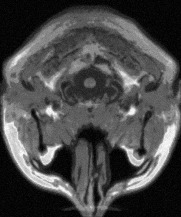
%> input picture Brain.jpeg, 181 x 217 px
$ octave main.m   (GNU Octave 9; MATLAB toolbox functions it lacks are replaced by stand-ins)
%> lines starting %> are read from the running program, lines starting %| are printed output that depends on the picture; in (x1, y1, x2, y2) boxes, pixels count from 0 and x2, y2 are one past the last pixel; in counts of white or black regions, pixels touching at a corner belong together; the program's own positions count from 1
%> further down, I is the input picture: size 217x181x3 uint8; min 0, max 255, mean 73
### Harshitslic.m
function [l,d] = Harshitslic(im, k, wt, med_win, itr)
%> called with k = 20, wt = 10, med_win = 3, itr = 10
    %fprintf('%d %d %d %d %d',k,wt,sr,med_win,itr);
    [rs, cs, chan] = size(im);
%> rs = 217; cs = 181; chan = 3
    im = rgb2lab(im);
%> im: size 217x181x3 double; mean of channels 1, 2, 3 30.1, 0, 0

    if med_win
        if length(med_win) == 1
            med_win(2) = med_win(1);
        end
        for n = 1:3
            im(:,:,n) = medfilt2(im(:,:,n), [med_win(1) med_win(2)]);
        end
%> im: size 217x181x3 double; mean of channels 1, 2, 3 30, 0, 0
    end

    S = sqrt(rs*cs / k);
%> S = 44.32
    ncs = round(cs/S);
%> ncs = 4
    nrs = round(rs/S);
%> nrs = 5
    vs = rs/nrs;
%> vs = 43.4

    k = nrs * ncs;
%> k = 20
    C = zeros(6,k);
    l = -ones(rs, cs);
    d = inf(rs, cs);
    kk = 1;
    r = vs/2;
%> r = 21.7

    for xx = 1:nrs
        if mod(xx,2)
            c = S/2;
        else
            c = S;
        end

        for yy = 1:ncs
            cc = round(c); rr = round(r);
            C(1:5, kk) = [squeeze(im(rr,cc,:)); cc; rr];
            c = c+S;
            kk = kk+1;
        end

        r = r+vs;
    end
%> after the loop, c = 199.4; kk = 21

    S = round(S);
%> S = 44

    for n = 1:itr
       for kk = 1:k
           xmin = max(C(5,kk)-S, 1);   xmax = min(C(5,kk)+S, rs);
           ymin = max(C(4,kk)-S, 1);   ymax = min(C(4,kk)+S, cs);
           si = im(xmin:xmax, ymin:ymax, :);
           D = dist(C(:, kk), si, xmin, ymin, S, wt);
           sd =  d(xmin:xmax, ymin:ymax);
           sl =  l(xmin:xmax, ymin:ymax);
           mask = D < sd;
           sd(mask) = D(mask);
           sl(mask) = kk;
           d(xmin:xmax, ymin:ymax) = sd;
           l(xmin:xmax, ymin:ymax) = sl;
       end

       C(:) = 0;
       for r = 1:rs
           for c = 1:cs
              tmp = [im(r,c,1); im(r,c,2); im(r,c,3); c; r; 1];
              C(:, l(r,c)) = C(:, l(r,c)) + tmp;
           end
       end

       for kk = 1:k
           C(1:5,kk) = round(C(1:5,kk)/C(6,kk));
       end
    end
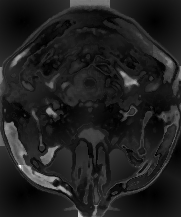
%> d: size 217x181 double; min 0, max 59.34, mean 7.5; drawn with min black and max white
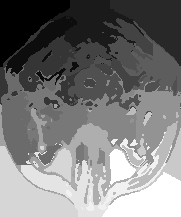
%> l: size 217x181 double; min 1, max 20, mean 10.09; drawn with min black and max white
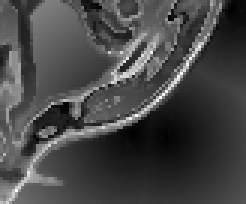
%> sd: size 68x82 double (shown 3 times larger); min 0, max 23.8, mean 6.6; drawn with min black and max white
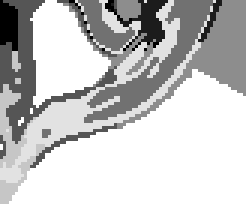
%> sl: size 68x82 double (shown 3 times larger); min 11, max 20, mean 17.93; drawn with min black and max white

### main.m
I = imread('Brain.jpeg');
[A,D]=Harshitslic(I,20,10,3,10);
BW=boundarymask(A);
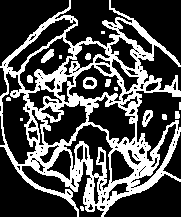
%> BW: size 217x181 logical; 30.1% white; 16 white regions (7 under 20 px), largest, box (x1, y1, x2, y2) and area: (0, 0, 181, 217) 11244, (83, 77, 97, 89) 107, (142, 110, 153, 127) 105
imshow(imoverlay(I,BW,'red'));
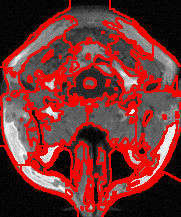
%> displayed picture: size 217x181x3, on the screen's scale of 0 to 255; mean R, G, B 123, 46.2, 46.2
